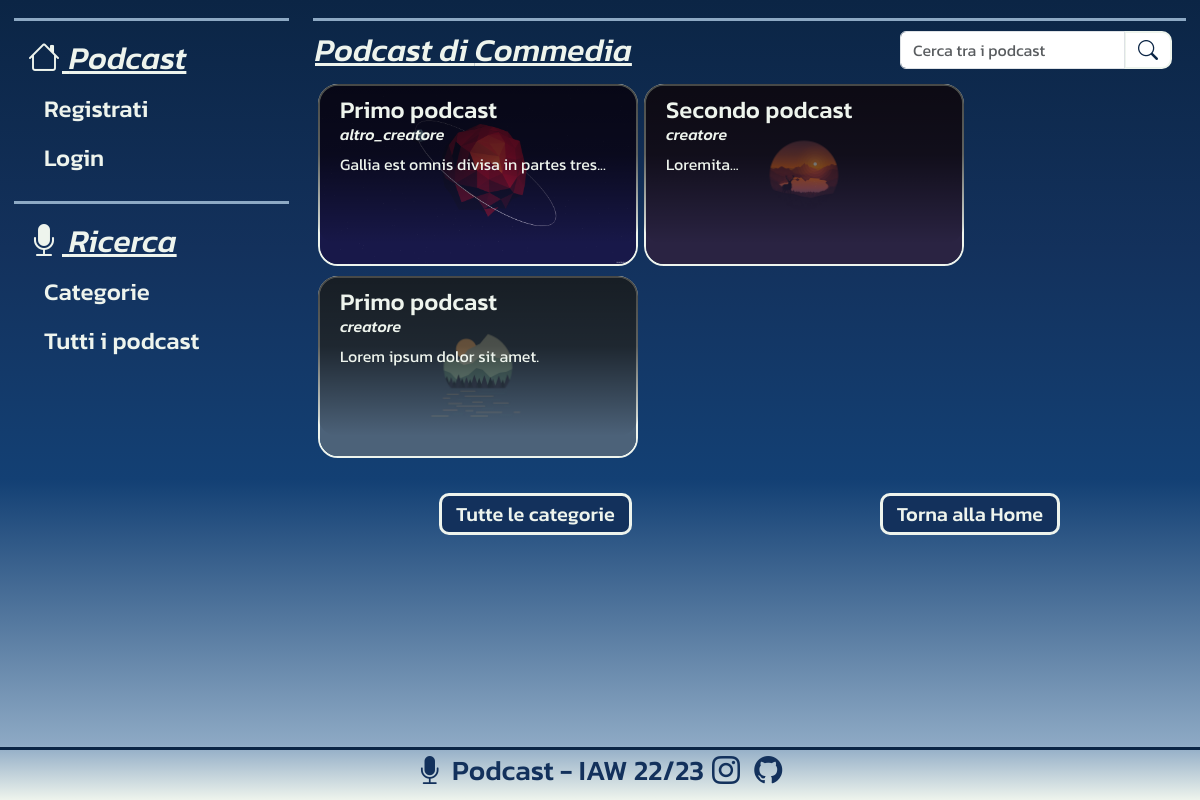
Page /categorie/Commedia on the committed database.
### tables this page shows
CREATE TABLE "podcast" (
	"id_podcast"	INTEGER NOT NULL,
	"titolo" TEXT NOT NULL,
	"id_utente" INTEGER NOT NULL,
	"descrizione" TEXT NOT NULL,
	"categoria" TEXT NOT NULL,
	"immagine" TEXT NOT NULL,
	"data_creazione" TEXT NOT NULL,
	FOREIGN KEY ("id_utente") REFERENCES "utenti"("id_utente") ON DELETE CASCADE,
	PRIMARY KEY ("id_podcast" AUTOINCREMENT)
);

CREATE TABLE "utenti" (
	"id_utente"	INTEGER,
	"username"	TEXT NOT NULL UNIQUE,
	"email"	TEXT NOT NULL UNIQUE,
	"password"	TEXT NOT NULL,
	"tipo_utente"	INTEGER NOT NULL,
	"immagine_profilo"	TEXT NOT NULL,
	PRIMARY KEY("id_utente" AUTOINCREMENT)
);

### app.py (the view)
@app.route('/categorie/<categoria>')
def singola_categoria(categoria):
    tutti_podcast = dao.tutti_podcast()
    podcast_categoria = []
    for podcast in tutti_podcast:
        in_categoria = podcast['categoria'].find(categoria) > -1
        if in_categoria:
            podcast_categoria.append(podcast)
    return render_template('singola_categoria.html',
                        categoria=categoria,
                        podcast_categoria=podcast_categoria,
                        num_podcast = len(podcast_categoria))

### db_dao.py (called while the page is built)
def tutti_podcast():
    connection = sqlite3.connect(db_path)
    connection.execute("PRAGMA foreign_keys = 1")
    connection.row_factory = sqlite3.Row
    cursor = connection.cursor()
    query = '''SELECT p.id_utente, u.username, p.titolo, p.descrizione, p.categoria, p.immagine, p.data_creazione, p.id_podcast
            FROM utenti u, podcast p
            WHERE u.id_utente = p.id_utente
            ORDER BY p.data_creazione DESC, p.id_podcast DESC'''
    cursor.execute(query)
    tutti_podcast = cursor.fetchall()
    cursor.close()
    connection.close()
    dati = [dict(podcast) for podcast in tutti_podcast]
    return dati

### templates/singola_categoria.html (shortened to what this page needs)
{% extends "base.html" %}
{% block css %}
<link rel="stylesheet" href="{{url_for('static', filename='_style-css/Categorie/singola_categoria.css')}}">
{% endblock %}
{% block barra_laterale %}
<header id="navbar-laterale" class="navbar top-border">
    <div class="container-fluid d-flex flex-column align-items-start">
        <a class="clean-link p-0" href="{{ url_for('homepage') }}" title="Homepage">
            <h2 class="frase-titolo"><i class="bi bi-house"></i> Podcast</h2>
        </a>
        {% if current_user.is_authenticated %}
        <h4 class="ps-2 mb-3"><a class="home-link" href="{{ url_for('profilo') }}" title="Profilo">Profilo</a></h4>
        <h4 class="ps-2 mb-3"><a class="home-link" href="{{ url_for('logout') }}" title="Logout">Logout</a></h4>
        {% else %}
        <h4 class="ps-2 mb-3"><a class="home-link" href="{{ url_for('registrati') }}" title="Registrati">Registrati</a>
        </h4>
        <h4 class="ps-2 mb-3"><a class="home-link" href="{{ url_for('login') }}" title="Login">Login</a></h4>
        {% endif %}
    </div>
</header>
<aside id="barra-ricerca" class="navbar top-border">
    <div class="container-fluid d-flex flex-column align-items-start">
        <h2 class="frase-titolo"><i class="bi bi-mic-fill"></i> Ricerca</h2>
        <h4 class="ps-2 mb-3">
            <a class="home-link" href="{{ url_for('categorie') }}" title="Categorie">Categorie</a>
        </h4>
        <h4 class="ps-2 mb-3">
            <a class="home-link" href="{{ url_for('tutti_podcast') }}" title="Categorie">Tutti i podcast</a>
        </h4>
    </div>
</aside>
{% endblock %}
{% block contenuto_principale %}
<div class="row m-0 justify-content-evenly align-items-center top-border">
    <h2 class="col m-0 frase-titolo">Podcast di {{categoria}}</h2>
    <div class="col-4 input-group w-auto">
        <input id="input-categoria" type="text" class="form-control" placeholder="Cerca tra i podcast"
            aria-label="cerca podcast" aria-describedby="cerca-podcast" value="" autocomplete="off">
        <button class="btn-search" type="button" id="cerca-podcast">
            <i id="search-icon" class="fs-5 bi bi-search"></i>
        </button>
    </div>
</div>
{% if num_podcast != 0 %}
<section class="immagini-podcast d-flex flex-wrap justify-content-start align-items-center">
    {% for podcast in podcast_categoria %}
    <div class="card podcast-categoria">
        <img src="{{url_for('static', filename=podcast.immagine)}}" class="immagine-podcast card-img"
            alt="{{ podcast.titolo }}">
        <a href="{{ url_for('podcast', id_podcast=podcast.id_podcast) }}">
            <div class="card-img-overlay p-0">
                <div class="card-body">
                    <h4 class="card-title m-0">{{ podcast.titolo }}</h4>
                    <h6 class="card-subtitle mb-1 fst-italic">{{ podcast.username }}</h6>
                    <p class="card-text text-wrap">{{ podcast.descrizione }}</p>
                </div>
            </div>
        </a>
    </div>
    {% endfor %}
</section>
{% else %}
<h3 class="m-0">Non ci sono podcast per questa categoria</h3>
{% endif %}
<div class="m-0 mt-4 d-flex justify-content-around">
    <a href="{{ url_for('categorie') }}" class="main-link">
        <h5 class="m-0 p-1">Tutte le categorie</h5>
    </a>
    <a href="{{ url_for('homepage') }}" class="main-link">
        <h5 class="m-0 p-1">Torna alla Home</h5>
    </a>
</div>
{% endblock %}

### static/_style-css/base.css (style rules this page uses)
:root { --oxford-blue: #0b2545; --prussian-blue: #13315c; --indigo-dye: #134074; --pewter-blue: #8da9c4; --mint-cream: #eef4ed; }
html { height: 100%; overflow: hidden hidden; }
body { font-family: "Kanit", sans-serif !important; color: var(--mint-cream) !important; background: rgb(11, 37, 69); background: linear-gradient( 180deg, rgba(11, 37, 69, 1) 0%, rgba(19, 49, 92, 1) 31%, rgba(19, 64, 116, 1) 60%, rgba(141, 169, 196, 1) 93%, rgba(238, 244, 237, 1) 100% ); min-height: 100%; display: flex; flex-direction: column; }
body * { padding: 2px; }
.clean-link { color: var(--mint-cream); text-decoration: none; }
a.home-link { padding-left: 10px; padding-right: 10px; color: var(--mint-cream); text-decoration: none; border-radius: 10px; transition: 0.3s; }
a.main-link { padding-left: 10px; padding-right: 10px; color: var(--mint-cream); text-decoration: none; border: 3px solid var(--mint-cream); background-color: var(--prussian-blue); border-radius: 10px; transition: 0.3s; }
.top-border { border-top: 3px solid var(--pewter-blue); }
.frase-titolo { padding: 0.5rem 0 0.5rem 0; text-decoration: underline; font-style: italic; }

### static/_style-css/Categorie/singola_categoria.css (style rules this page uses)
div.card { border-width: 0px; padding: 0px; margin: 3px; background: transparent; }
.immagine-podcast { border: 2px solid var(--mint-cream); border-radius: 20px; border-radius: 20px; padding: 0px; max-width: 20rem; max-height: 20rem; object-fit: contain; }
.card-body { border-radius: 20px; padding: 10px 20px 0px 20px; color: var(--mint-cream); min-height: 10rem; background: rgb(0, 0, 0); background: linear-gradient( 180deg, rgba(0, 0, 0, 0.7) 0%, rgba(0, 0, 0, 0.6) 44%, rgba(149, 149, 149, 0) 100% ); }
button { color: var(--mint-cream) !important; border: 2px solid var(--mint-cream); border-radius: 10px; background-color: transparent !important; transition: 0.4s; }
.btn-search { color: var(--oxford-blue) !important; background-color: #fff !important; padding: 0px 10px 0px 10px; }

### rows in the picture
podcast: immagine (picture), titolo "Primo podcast", username "altro_creatore", descrizione "Gallia est omnis divisa in partes tres..."
podcast: immagine (picture), titolo "Secondo podcast", username "creatore", descrizione "Loremita..."
podcast: immagine (picture), titolo "Primo podcast", username "creatore", descrizione "Lorem ipsum dolor sit amet."

### other values in the picture
{{ categoria }} "Commedia"
